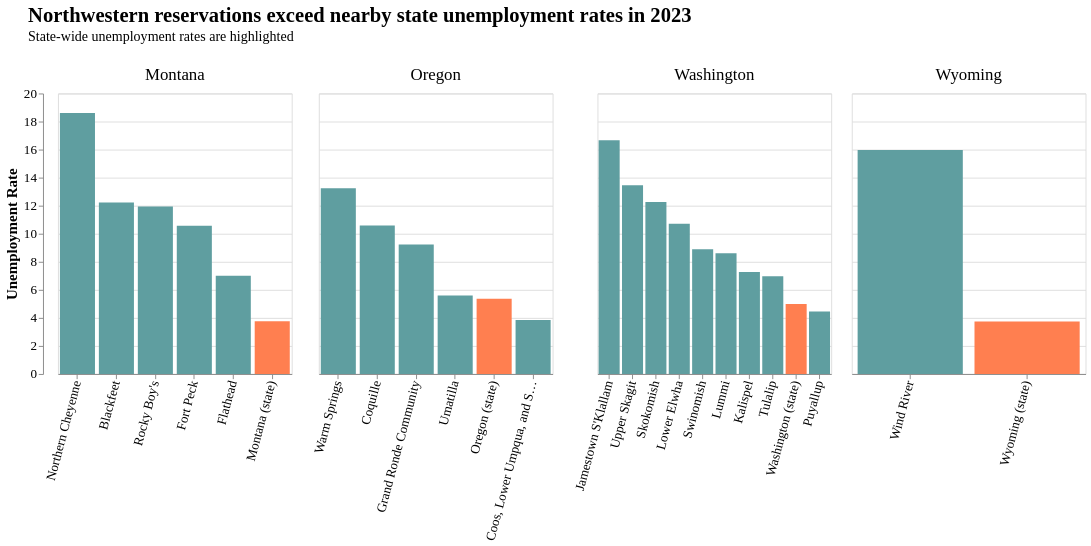

This figure's notebook cell:
### Code cell
bar_unemployment = alt.Chart(gaming_net_crosswalked_state.loc[
    (gaming_net_crosswalked_state['owner_state'].isin(['MT', 'OR', 'WA', 'WY'])) & (gaming_net_crosswalked_state['datayear'].isin([2023])),
    :
].dropna(subset=['unemp_total']) # Snoqualmie in WA is all NA
).mark_bar().encode(
    x=alt.X('geoname_abbrev', sort='-y').title('').axis(labelAngle=-75),
    y=alt.Y('unemp_total').title('Unemployment Rate'),
    facet=alt.Facet('owner_state_full').title(''),
    fill=alt.Fill('is_us_state').scale(range=region_colors).legend(None)
).resolve_scale(x='independent')

bar_unemployment.properties(
    height=300,
    width=250,
    title=alt.Title(['Northwestern reservations exceed nearby state unemployment rates in 2023'],
                    anchor='start',
                    subtitle='State-wide unemployment rates are highlighted',
                    # align='center',
                    fontSize=22,
                    subtitleFontSize=15,
                    dx=25,
                    dy=-20)
).configure(
    font='Agency FB',
).configure_axis(
    labelFontSize=14,
    titleFontSize=16,
).configure_headerFacet(
    labelFontSize=18
)#.save('./graphics/bar_state_facet_unemployment_vs_reservation.svg')
# Texture for state vs. nation, top X unemployment rates, facet by year?
